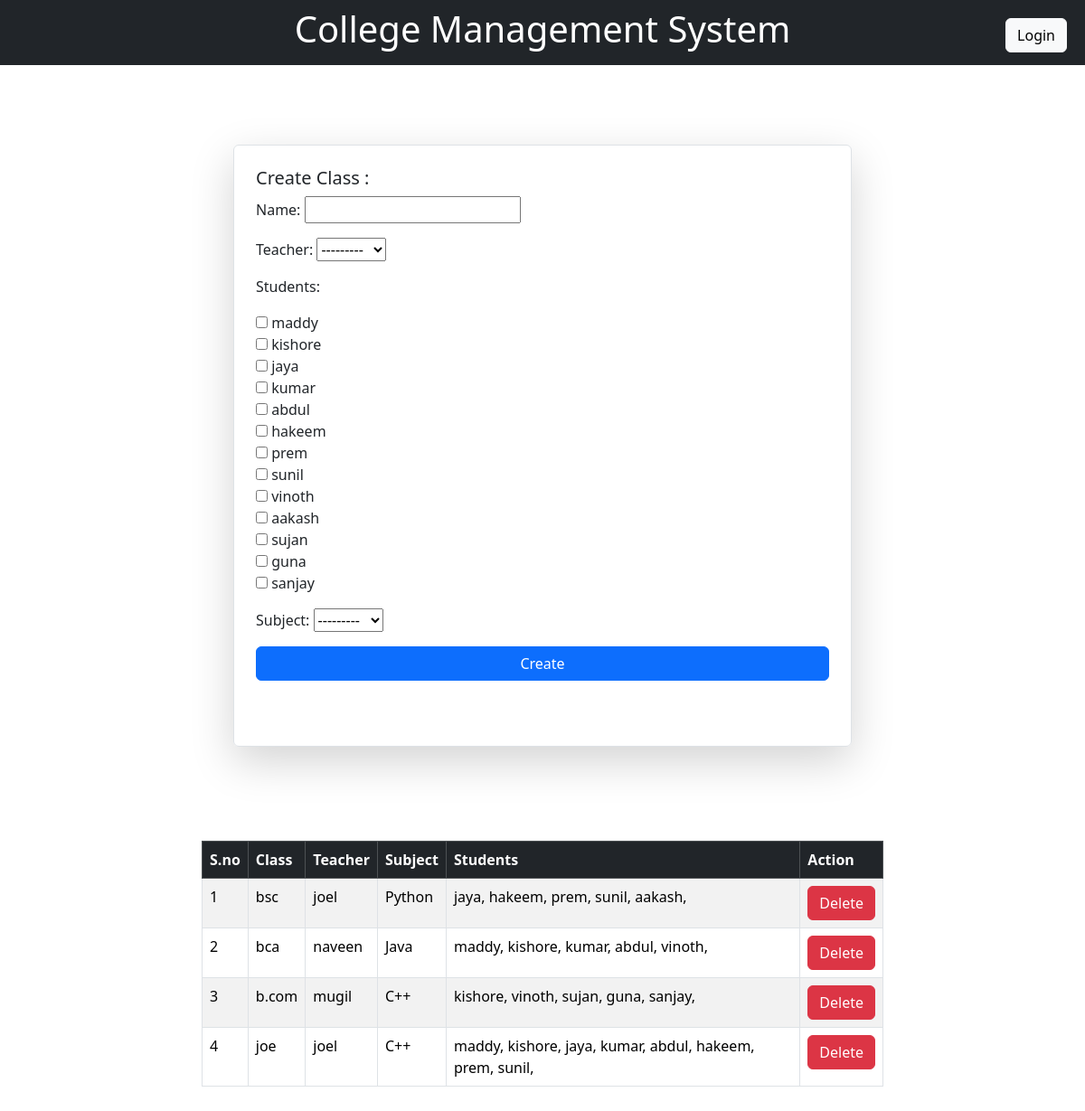
Page /add_class/ on the committed database.
### accounts/models.py (models this page shows)
class Class(models.Model):
    name = models.CharField(max_length=100)
    teacher = models.ForeignKey(User, on_delete=models.SET_NULL, null=True, limit_choices_to={'role': 'teacher'})
    students = models.ManyToManyField(
        User,
        related_name='classes',
        limit_choices_to={'role': 'student'}
    )
    subject= models.ForeignKey(Subject,on_delete=models.SET_NULL, null=True)
    def __str__(self):
        return self.name

class User(AbstractUser):
    OPTIONS=(
        ('admin','admin'),
        ('teacher','teacher'),
        ('student','student'),
    )
    role=models.CharField(max_length=20,choices=OPTIONS)
    profile=models.URLField(default="https://cdn.pixabay.com/photo/2015/10/05/22/37/blank-profile-picture-973460_1280.png")
    def __str__(self):
        return self.username

class Subject(models.Model):
    subject_name = models.CharField(max_length=100)
    def __str__(self):
        return self.subject_name

### accounts/views.py (the view)
# urls.py: path('add_class/',class_create,name='add_class'),
def class_create(request):
    if request.method == 'POST':
        form = ClassForm(request.POST)
        if form.is_valid():
            form.save()
            return redirect('dash')
    else:
        form = ClassForm()
    data=Class.objects.all()
    return render(request, 'admin/add_class.html', {'form': form,'class':data})

### accounts/forms.py
class ClassForm(forms.ModelForm):
    class Meta:
        model = Class
        fields = ['name', 'teacher', 'students','subject']
        widgets = {
            'students': forms.CheckboxSelectMultiple(),  # Use checkboxes for students
        }

### template/admin/add_class.html (shortened to what this page needs)
{% extends 'base.html' %}
{% block content %}
<div class="container p-2" style="margin-top: 5rem; max-width: 700px;">
<div class="border p-4 rounded shadow-lg">
  <h5>Create Class :</h5>
<form method="POST">
  {{form.as_p}}
<button type="submit" class="btn btn-primary w-100">Create</button>
</form><br><br>
</div>
</div>
<div class="container p-5" style="margin-top: 3rem; max-width: 850px;">
<table class="table table-striped table-bordered">
    <thead class="table-dark">
      <tr>
        <th>S.no</th>
        <th>Class</th>
        <th>Teacher</th>
        <th>Subject</th>
        <th>Students</th>
        <th>Action</th>
      </tr>
    </thead>
    <tbody>
      {% for i in class %}
      <tr>
        <td>{{ forloop.counter }}</td>
        <td>{{ i }}</td>
        <td>{{ i.teacher }}</td>
        <td>{{ i.subject }}</td>
        <td>
            {% for student in i.students.all %}
            {{ student.username }},
            {% endfor %}
        </td>
        <td><a href="{% url 'delete_class' i.pk %}"class='btn btn-danger'> Delete</a></td>
      </tr>
      {% endfor %}
    </tbody>
  </table>
</div>
{% endblock %}

### rows in the picture
Class: name "bsc", teacher "joel", subject "Python"
User: username "jaya"
User: username "hakeem"
User: username "prem"
User: username "sunil"
User: username "aakash"
Class: name "bca", teacher "naveen", subject "Java"
User: username "maddy"
User: username "kishore"
User: username "kumar"
User: username "abdul"
User: username "vinoth"
Class: name "b.com", teacher "mugil", subject "C++"
User: username "sujan"
User: username "guna"
User: username "sanjay"
Class: name "joe", teacher "joel", subject "C++"
